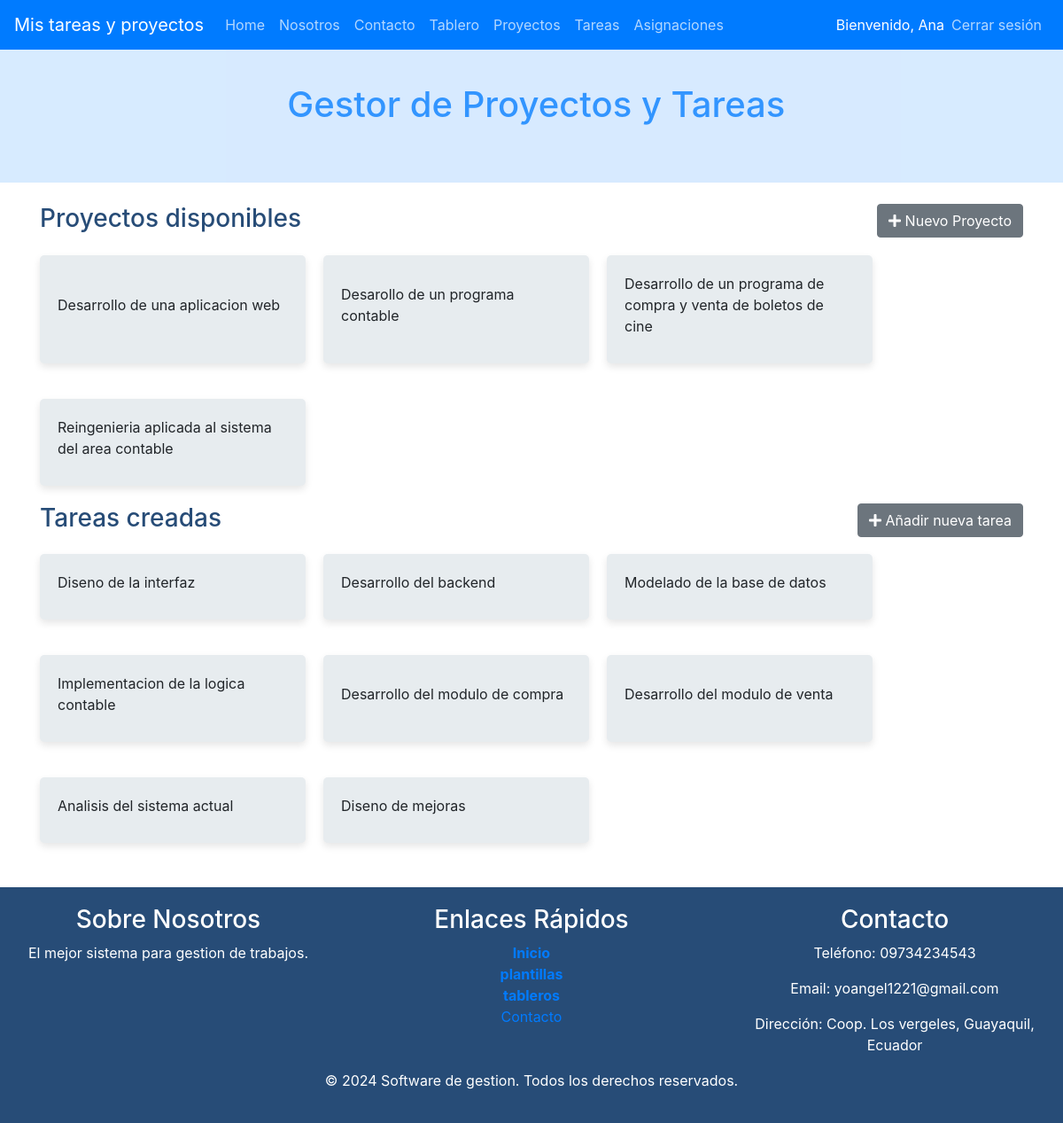
The app's page /index.php (signed in) with its own data.
### tables this page shows
CREATE TABLE IF NOT EXISTS Proyectos (
    id INT AUTO_INCREMENT PRIMARY KEY,
    nombre VARCHAR(255) NOT NULL,
    descripcion TEXT,
    fecha_creacion TIMESTAMP DEFAULT CURRENT_TIMESTAMP,
    fecha_modificacion TIMESTAMP DEFAULT CURRENT_TIMESTAMP ON UPDATE CURRENT_TIMESTAMP,
    usuario_creacion INT,
    estado INT(1) NOT NULL DEFAULT 1,
    FOREIGN KEY (usuario_creacion) REFERENCES Usuarios(id) ON DELETE SET NULL
);

CREATE TABLE IF NOT EXISTS Tareas (
    id INT AUTO_INCREMENT PRIMARY KEY,
    nombre VARCHAR(255) NOT NULL,
    descripcion TEXT,
    tiempo_estimado VARCHAR(50),
    prioridad ENUM('Baja', 'Media', 'Alta'),
    fecha_creacion TIMESTAMP DEFAULT CURRENT_TIMESTAMP,
    proyecto_id INT,
    estado INT(1) NOT NULL DEFAULT 1,
    FOREIGN KEY (proyecto_id) REFERENCES Proyectos(id) ON DELETE CASCADE
);

### index.php (called while the page is built, shortened)
    <?php
        $funcion = (!empty($_REQUEST['f']))?htmlentities($_REQUEST['f']):FUNCION_PRINCIPAL;
        $cont = new  $controlador();
        $cont->$funcion();
?>

### controller/TareasController.php (called while the page is built, shortened)
<?php
require_once 'model/dao/TareasDAO.php';
require_once 'model/dao/ProyectosDAO.php';
class TareasController {
    private $model;
    public function __construct() {
        $this->model = new TareasDAO();
    }
    public function home(){
        $resultados = $this->model->selectAllHome();
        return $resultados;
    }
}

### config/Conexion.php (called while the page is built)
<?php
class Conexion {
    public static function getConexion() {
         $dsn = 'mysql:host=localhost;port=3307;dbname=' . DBNAME;
        $conexion = null;
        try {
            $conexion = new PDO($dsn, DBUSER, DBPASSWORD);
             $conexion->setAttribute(PDO::ATTR_ERRMODE, PDO::ERRMODE_EXCEPTION);
        } catch (Exception $e) {
            echo $e;
            die("error " . $e->getMessage());
        }
        return $conexion;
    }
}

### model/dao/TareasDAO.php (called while the page is built, shortened)
<?php
require_once 'config/Conexion.php';
class TareasDAO {
    private $con;
    public function __construct() {
        $this->con = Conexion::getConexion();
    }
    public function selectAllHome(){
        $sql = "SELECT * FROM tareas";
        $stmt = $this->con->prepare($sql);
        $stmt->execute();
        return $stmt->fetchAll(PDO::FETCH_OBJ);
    }
}
?>

### model/dao/ProyectosDAO.php (called while the page is built, shortened)
<?php
require_once 'config/Conexion.php';
class ProyectosDAO {
    private $con;
    public function __construct() {
        $this->con = Conexion::getConexion();
    }
    public function selectAllHome(){
        $sql = "SELECT * FROM proyectos";
        $stmt = $this->con->prepare($sql);
        $stmt->execute();
        return $stmt->fetchAll(PDO::FETCH_OBJ);
    }
}
?>

### controller/ProyectosController.php (called while the page is built, shortened)
<?php
require_once 'model/dao/ProyectosDAO.php';
class ProyectosController {
    private $model;
    public function __construct() {
        $this->model = new ProyectosDAO();
    }
    public function home(){
        $resultados = $this->model->selectAllHome();
        return $resultados;
    }
}
?>

### view/homeViewGestor.php (the view, shortened to what this page needs)
<div class="container mt-4">
    <div>
        <div class="row">
            <div class="col-sm-6">
                <h3 class="mb-4 titulo">Proyectos disponibles</h3>
            </div>
            <div class="col-sm-6 d-flex justify-content-end">
                <a href="index.php?c=Proyectos&f=view_new">
                    <button type="button" class="btn btn-secondary">
                        <i class="fas fa-plus"></i>
                        Nuevo Proyecto
                    </button>
                </a>
            </div>
        </div>
        <div class="plantillas">
            <?php foreach ($resultados as $proyecto) { ?>
                <div class="proyecto-tarjeta">
                    <p><?= $proyecto->nombre ?></p>
                </div>
            <?php } ?>
        </div>
    </div>
    <div>
        <div class="row">
            <div class="col-sm-6">
                <h3 class="mb-4 titulo">Tareas creadas</h3>
            </div>
            <div class="col-sm-6 d-flex justify-content-end">
                <a href="index.php?c=Tareas&f=view_new">
                    <button type="button" class="btn btn-secondary">
                        <i class="fas fa-plus"></i>
                            Añadir nueva tarea
                    </button>
                </a>
            </div>
        </div>
        <div class="plantillas">
            <?php foreach ($tareas as $tarea) { ?>
                <div class="proyecto-tarjeta">
                    <p><?= $tarea->nombre ?></p>
                </div>
            <?php } ?>
        </div>
    </div>
</div>

### view/homeViewGestor.php (style rules this page uses)
.container { margin-top: 30px; margin-bottom: 30px; }
.titulo { color: #274C77; }
.proyecto-tarjeta, .plantillaDeshabilitada { background-color: #E7ECEF; width: 300px; padding: 20px; border-radius: 5px; margin-bottom: 20px; display: flex; align-items: center; justify-content: justify; box-shadow: 0 4px 8px rgba(0,0,0,0.1); }
.proyecto-tarjeta p { font-size: 16px; margin-bottom: 10px; }
.plantillas, .plantillaDeshabilitada { display: flex; gap: 20px; flex-wrap: wrap; }

### records on screen
proyectos: nombre "Desarrollo de una aplicacion web"
proyectos: nombre "Desarollo de un programa contable"
proyectos: nombre "Desarrollo de un programa de compra y venta de boletos de cine"
proyectos: nombre "Reingenieria aplicada al sistema del area contable"
tareas: nombre "Diseno de la interfaz"
tareas: nombre "Desarrollo del backend"
tareas: nombre "Modelado de la base de datos"
tareas: nombre "Implementacion de la logica contable"
tareas: nombre "Desarrollo del modulo de compra"
tareas: nombre "Desarrollo del modulo de venta"
tareas: nombre "Analisis del sistema actual"
tareas: nombre "Diseno de mejoras"

### other values on screen
$_SESSION['usuario_nombre'] "Ana"
